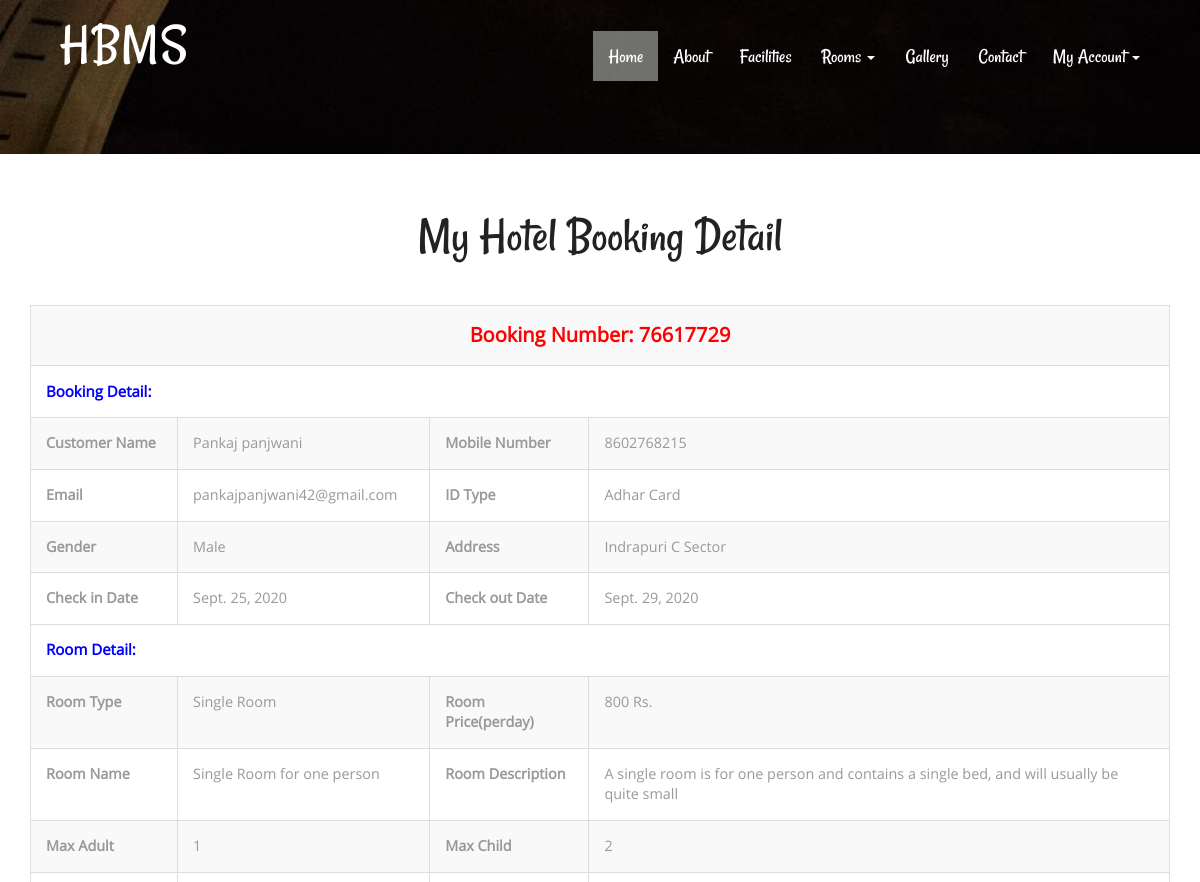
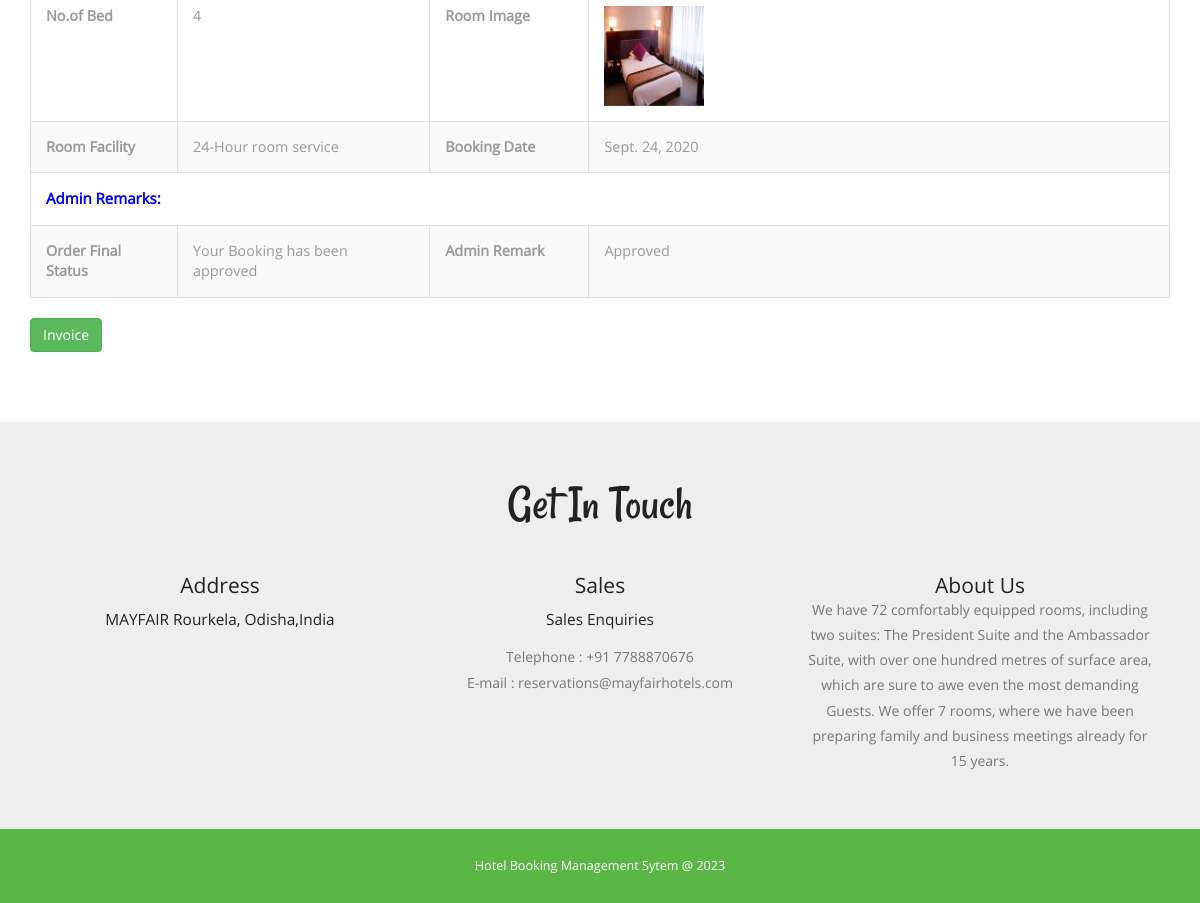
The app's page /viewapplicationdetail/5 (signed in) with its own data (2 pictures, top to bottom).
### hotel/models.py (models this page shows, shortened)
class Booking(models.Model):
    roomid = models.ForeignKey(Room, on_delete=models.CASCADE)
    bookingnumber = models.CharField(max_length=100)
    userid = models.ForeignKey(User, on_delete=models.CASCADE)
    idtype = models.CharField(max_length=50)
    gender = models.CharField(max_length=10)
    address = models.CharField(max_length=500)
    checkindate = models.DateField()
    checkoutdate = models.DateField()
    bookingdate = models.DateField()
    remark = models.CharField(max_length=100)
    status = models.CharField(max_length=100)

class Room(models.Model):
    roomtype = models.ForeignKey(Category, on_delete=models.CASCADE)
    roomname = models.CharField(max_length=100)
    maxadult = models.IntegerField()
    maxchild = models.IntegerField()
    roomdescription = models.CharField(max_length=500)
    noofbed = models.IntegerField()
    image = models.FileField()
    roomfacility = models.CharField(max_length=500)

class Category(models.Model):
    categoryname = models.CharField(max_length=120)
    description = models.CharField(max_length=500)
    price = models.IntegerField()

### hotel/views.py (the view)
# urls.py: path('viewapplicationdetail/<int:pid>',viewapplicationdetail, name='viewapplicationdetail'),
def viewapplicationdetail(request,pid):
    if not request.user.is_authenticated:
        return redirect('index')
    book = Booking.objects.get(id = pid)
    category = Category.objects.all()
    error = ""
    d = {'error': error,'category':category,'book':book}
    return render(request, 'viewapplicationdetail.html',d)

### hotel/templates/viewapplicationdetail.html (shortened to what this page needs)
{% load static %}
{% block body %}
<html>
<head>
<link href="{% static 'css/bootstrap.css' %}" rel="stylesheet" type="text/css" media="all">
<link href="{% static 'css/style.css' %}" rel="stylesheet" type="text/css" media="all" />
</head>
<body>
			<div class="header head-top">
				<div class="container">
	{% include 'header.html' %}
		</div>
</div>
	<div class="typography">
			<div class="container">
				<div class="typography-info">
					<h2 class="type">My Hotel Booking Detail</h2>
				</div>
				<div class="bs-docs-example">
                            <table border="1" class="table table-bordered table-striped table-vcenter js-dataTable-full-pagination">
                            	<tr>
  <th colspan="4" style="color: red;font-weight: bold;text-align: center;font-size: 20px"> Booking Number: {{book.bookingnumber}}</th>
</tr>
<tr>
  <th colspan="4" style="color: blue;font-weight: bold;font-size: 15px"> Booking Detail:</th>
</tr>
<tr>
    <th>Customer Name</th>
    <td>{{request.user.first_name}}</td>
    <th>Mobile Number</th>
    <td>{{request.user.last_name}}</td>
  </tr>
  <tr>
   <th>Email</th>
    <td>{{request.user.username}}</td>
    <th>ID Type</th>
    <td>{{book.idtype}}</td>
  </tr>
  <tr>
   <th>Gender</th>
    <td>{{book.gender}}</td>
    <th>Address</th>
    <td>{{book.address}}</td>
  </tr>
  <tr>
    <th>Check in Date</th>
    <td>{{book.checkindate}}</td>
    <th>Check out Date</th>
    <td>{{book.checkoutdate}}</td>
  </tr>
   <tr>
    <tr>
  <th colspan="4" style="color: blue;font-weight: bold;font-size: 15px"> Room Detail:</th>
</tr>
    <th>Room Type</th>
    <td>{{book.roomid.roomtype.categoryname}}</td>
    <th>Room Price(perday)</th>
    <td>{{book.roomid.roomtype.price}} Rs.</td>
  </tr>
 <tr>
    <th>Room Name</th>
    <td>{{book.roomid.roomname}}</td>
    <th>Room Description</th>
    <td>{{book.roomid.roomdescription}}</td>
  </tr>
   <tr>
    <th>Max Adult</th>
    <td>{{book.roomid.maxadult}}</td>
    <th>Max Child</th>
    <td>{{book.roomid.maxchild}}</td>
  </tr>
<tr>
   <th>No.of Bed</th>
    <td>{{book.roomid.noofbed}}</td>
    <th>Room Image</th>
    <td><img src="{{book.roomid.image.url}}" width="100" height="100" ></td>
  </tr>
   <tr>
     <th>Room Facility</th>
    <td>{{book.roomid.roomfacility}}</td>
    <th>Booking Date</th>
    <td>{{book.bookingdate}}</td>
  </tr>
   <tr>
  <th colspan="4" style="color: blue;font-weight: bold;font-size: 15px"> Admin Remarks:</th>
</tr>
  <tr>
     <th>Order Final Status</th>
    <td>
{% if book.status == "Approved" %}
  Your Booking has been approved
{% endif %}
     </td>
     <th >Admin Remark</th>
    {% if book.status == "" %}
                     <td>Not Updated Yet</td>
{% else %}
      <td>{{book.status}}
                  </td>
                  {% endif %}
  </tr>
</table>
<a href="{% url 'invoice' book.id %}" class="btn btn-success">Invoice</a>
				</div>
			</div>
	</div>
			{% include 'getintouch.html' %}
				{% include 'footer.html' %}
</body>
</html>
{% endblock %}

### hotel/static/css/style.css (style rules this page uses)
body a { transition:0.5s all; -webkit-transition:0.5s all; -moz-transition:0.5s all; -o-transition:0.5s all; -ms-transition:0.5s all; }
h1,h2,h3,h4,h5,h6 { padding:0 0; margin:0 0; }
body { padding:0 0; margin:0 0; font-family: 'OpenSans-Regular' }
.header { background:url(../images/banner11.jpg) no-repeat 0px 0px; background-size:cover; -webkit-background-size: cover; -moz-background-size: cover; -o-background-size: cover; -ms-background-size: cover; min-height:764px; padding-bottom: 4em; }
.head-top { min-height: 115px !important; }
.typography-info { text-align: center; margin-bottom: 3em; }
h2.type { font-size: 3.5em; text-transform: capitalize; font-family: 'Rancho-Regular'; color: #222; }
.typography { padding: 4em 0; }
.table > thead > tr > th, .table > tbody > tr > th, .table > tfoot > tr > th, .table > thead > tr > td, .table > tbody > tr > td, .table > tfoot > tr > td { border-top: none !important; }
.bs-docs-example { margin: 1em 0; }
.table td, .table>tbody>tr>td, .table>tbody>tr>th, .table>tfoot>tr>td, .table>tfoot>tr>th, .table>thead>tr>td, .table>thead>tr>th { padding: 15px!important; }
.table > thead > tr > th, .table > tbody > tr > th, .table > tfoot > tr > th, .table > thead > tr > td, .table > tbody > tr > td, .table > tfoot > tr > td { font-size: 0.9em; color: #999; border-top: none !important; }
@media (max-width:1440px) { .header { min-height: 679px; } }
@media (max-width:1366px) { .header { min-height: 652px; } }
@media (max-width:1280px) { .header { min-height: 602px; } }

### records on screen
Booking: bookingnumber "76617729", idtype "Adhar Card", gender "Male", address "Indrapuri C Sector", checkindate "Sept. 25, 2020", checkoutdate "Sept. 29, 2020", roomid.roomtype.categoryname "Single Room", roomid.roomtype.price "800", roomid.roomname "Single Room for one person", roomid.roomdescription "A single room is for one person and contains a single bed, and will usually be quite small", roomid.maxadult "1", roomid.maxchild "2", roomid.noofbed "4", roomid.image (picture), roomid.roomfacility "24-Hour room service", bookingdate "Sept. 24, 2020", status "Approved"

### other values on screen
{{ request.user.first_name }} "Pankaj panjwani"
{{ request.user.last_name }} "8602768215"
{{ request.user.username }} "pankajpanjwani42@gmail.com"
